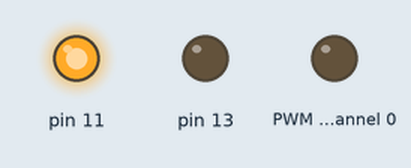
This program was run on a simulated Raspberry Pi (header pin numbers). Parts: output pins drawn as LEDs (lit = HIGH).

Above: at 0.1 s.
At 8.1 s:
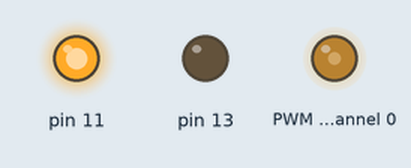
At 18.1 s:
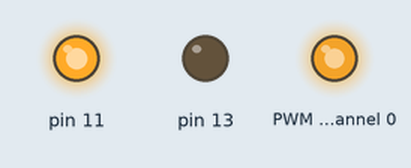
At 38.1 s:
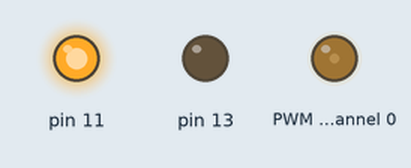
Timing chart, 0 to 39.6 s (numbered marks = the images above):
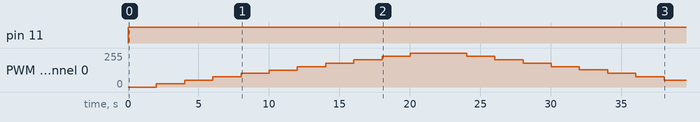

The program:

DC_motor_PCA9685.py
```python
import Adafruit_PCA9685
import smbus
import time
import RPi.GPIO as GPIO
GPIO.setmode(GPIO.BOARD) # to use Raspberry Pi board pin numbers
GPIO.setup(11,GPIO.OUT)  # to set board pin 11 as output
GPIO.setup(13,GPIO.OUT)  # to set board pin 13 as output
GPIO.setwarnings(False)
pwm = Adafruit_PCA9685.PCA9685()

pwm.set_pwm_freq(60)   # set the frequency of pwm to 60Hz

# Function name :forward
# Input : None
# Logic : give pin 11 logic 1 connected to IN1 of L293D
#         and give pin 13 logic 0 connected to IN2 of L293D
#         to rotate the motor in clockwise direction.
# Output : Motor moves in clockwise direction i.e.,forward
# Example call: forward()
def forward():   # for clockwise motion of motor
    GPIO.output(11,True)
    GPIO.output(13,False)
    return

# Function name :backward
# Input : None
# Logic : give pin 11 logic 0 connected to IN1 of L293D
#         and give pin 13 logic 1 connected to IN2 of L293D
#         to rotate the motor in anticlockwise direction.
# Output : Motor moves in anticlockwise direction i.e.,backward
# Example call: backward()
def backward():  #for anticlockwise motion of motor
    GPIO.output(11,False)
    GPIO.output(13,True)
    return

try:
    while True:
        forward()
        for value in range (0,4095,409):
            pwm.set_pwm(0, 0, value) #motor rotates in forward direction
            time.sleep(2)            #with increasing speed
        for value in range (0,4095,409):
            pwm.set_pwm(0, 0 ,4095-value)#motor rotates in backward direction
            time.sleep(2)              # with decreasing speed

        backward()
        for value in range (0,4095,409):
            pwm.set_pwm(0,0,value)   #motor rotates in backward direction
            time.sleep(2)           #with increasing speed
        for value in range (0,4095,409):
            pwm.set_pwm(0,0,4095-value)   #motor rotates in backward direction
            time.sleep(2)            # with decreasing speed
except KeyboardInterrupt:
    pass
GPIO.cleanup()    # clears GPIO pins which stalls the motor
```

Measured:
- by itself, pin 11: LOW → HIGH at 0.02 s
- by itself, PWM channel 0: rises from 0/255 to 255/255 in 18.0 s, then falls to 51/255 in 18.0 s
